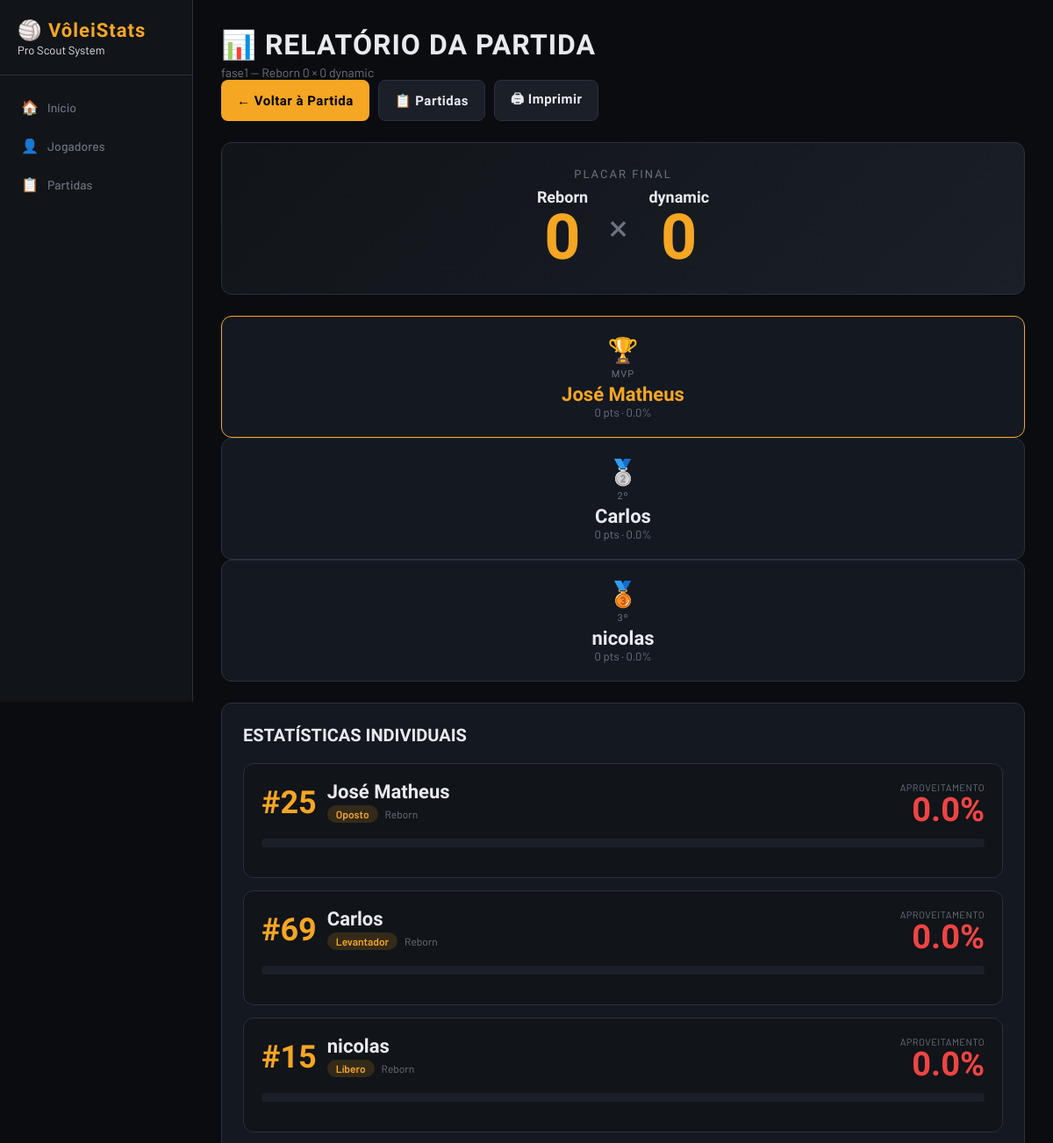
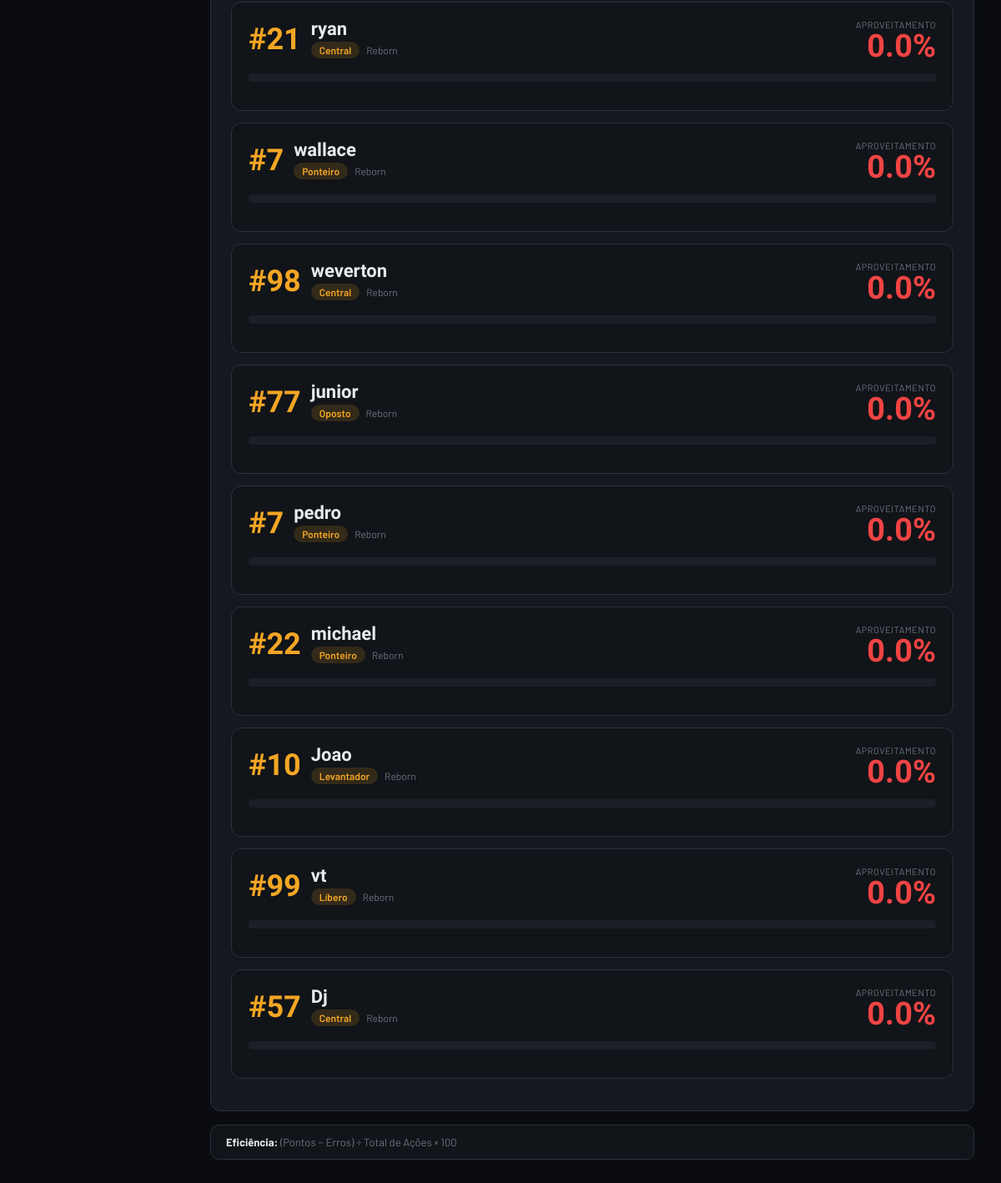
The app's page /relatorio/2 with its own data (2 pictures, top to bottom).
### tables this page shows
CREATE TABLE partidas (
            id INTEGER PRIMARY KEY AUTOINCREMENT,
            titulo TEXT,
            time_a TEXT,
            time_b TEXT,
            placar_a INTEGER DEFAULT 0,
            placar_b INTEGER DEFAULT 0,
            status TEXT DEFAULT 'em_andamento',
            criado_em TEXT
        );

CREATE TABLE jogadores (
            id INTEGER PRIMARY KEY AUTOINCREMENT,
            nome TEXT NOT NULL,
            camisa INTEGER,
            time TEXT,
            posicao TEXT,
            criado_em TEXT
        );

### app.py (the view)
@app.route('/relatorio/<int:pid>')
def relatorio(pid):
    conn = get_db()
    partida = conn.execute('SELECT * FROM partidas WHERE id=?', (pid,)).fetchone()
    if not partida:
        conn.close()
        return redirect('/partidas')
    jids = conn.execute(
        'SELECT jogador_id FROM partida_jogadores WHERE partida_id=?', (pid,)).fetchall()
    dados = []
    for row in jids:
        j = conn.execute('SELECT * FROM jogadores WHERE id=?', (row['jogador_id'],)).fetchone()
        if not j:
            continue
        acoes = conn.execute(
            'SELECT tipo, COUNT(*) as qtd FROM acoes WHERE partida_id=? AND jogador_id=? GROUP BY tipo',
            (pid, j['id'])).fetchall()
        stats = {a['tipo']: a['qtd'] for a in acoes}
        pos = j['posicao']
        config = POSICOES.get(pos, {})
        pontos = (stats.get('ataque', 0) + stats.get('ace', 0) +
                  stats.get('bloqueio', 0) + stats.get('assistencia', 0))
        erros  = (stats.get('erro_ataque', 0) + stats.get('erro_saque', 0) +
                  stats.get('erro_recepcao', 0) + stats.get('erro_levantamento', 0))
        total  = sum(stats.values()) or 1
        eficiencia = round((pontos - erros) / total * 100, 1)
        eficiencia = max(-100.0, min(100.0, eficiencia))
        dados.append({
            'jogador':    dict(j),
            'stats':      stats,
            'config':     config,
            'pontos':     pontos,
            'erros':      erros,
            'total':      total,
            'eficiencia': eficiencia
        })
    dados.sort(key=lambda x: (x['eficiencia'], x['pontos']), reverse=True)
    conn.close()
    return render_template('relatorio.html', partida=partida, dados=dados)

### app.py (called while the page is built)
def get_db():
    conn = sqlite3.connect(DB)
    conn.row_factory = sqlite3.Row
    return conn

### templates/relatorio.html (shortened to what this page needs)
{% extends 'base.html' %}
{% block content %}
<div class="rel-header no-print screen-only">
  <div class="page-header" style="margin-bottom:0">
    <h2>📊 RELATÓRIO DA PARTIDA</h2>
    <p>{{ partida['titulo'] }} — {{ partida['time_a'] }} {{ partida['placar_a'] }} × {{ partida['placar_b'] }} {{ partida['time_b'] }}</p>
  </div>
  <div style="display:flex;gap:10px">
    {% if partida['status']=='em_andamento' %}
    <a href="/partida/{{ partida['id'] }}" class="btn btn-primary">← Voltar à Partida</a>
    {% endif %}
    <a href="/partidas" class="btn btn-secondary">📋 Partidas</a>
    <button onclick="window.print()" class="btn btn-secondary">🖨 Imprimir</button>
  </div>
</div>
<div class="placar-destaque screen-only">
  <div style="font-family:'Barlow Condensed';font-size:13px;color:var(--muted);text-transform:uppercase;letter-spacing:2px;margin-bottom:8px">Placar Final</div>
  <div style="display:flex;justify-content:center;align-items:center;gap:24px">
    <div>
      <div style="font-family:'Barlow Condensed';font-size:18px;font-weight:800">{{ partida['time_a'] }}</div>
      <div style="font-family:'Barlow Condensed';font-size:72px;font-weight:900;color:var(--accent);line-height:1">{{ partida['placar_a'] }}</div>
    </div>
    <div style="font-family:'Barlow Condensed';font-size:40px;color:var(--muted)">×</div>
    <div>
      <div style="font-family:'Barlow Condensed';font-size:18px;font-weight:800">{{ partida['time_b'] }}</div>
      <div style="font-family:'Barlow Condensed';font-size:72px;font-weight:900;color:var(--accent);line-height:1">{{ partida['placar_b'] }}</div>
    </div>
  </div>
</div>
{% if dados %}
<div class="podio-grid screen-only">
  {% if dados|length > 0 %}
  <div class="podio-card" style="border-color:var(--accent)">
    <div style="font-size:28px;margin-bottom:4px">🏆</div>
    <div style="font-family:'Barlow Condensed';font-size:11px;color:var(--muted);text-transform:uppercase;letter-spacing:1px">MVP</div>
    <div style="font-family:'Barlow Condensed';font-size:22px;font-weight:900;color:var(--accent);margin-top:4px">{{ dados[0]['jogador']['nome'] }}</div>
    <div style="color:var(--muted);font-size:13px">{{ dados[0]['pontos'] }} pts · {{ dados[0]['eficiencia'] }}%</div>
  </div>
  {% endif %}
  {% if dados|length > 1 %}
  <div class="podio-card">
    <div style="font-size:28px;margin-bottom:4px">🥈</div>
    <div style="font-family:'Barlow Condensed';font-size:11px;color:var(--muted);text-transform:uppercase;letter-spacing:1px">2º</div>
    <div style="font-family:'Barlow Condensed';font-size:22px;font-weight:900;margin-top:4px">{{ dados[1]['jogador']['nome'] }}</div>
    <div style="color:var(--muted);font-size:13px">{{ dados[1]['pontos'] }} pts · {{ dados[1]['eficiencia'] }}%</div>
  </div>
  {% endif %}
  {% if dados|length > 2 %}
  <div class="podio-card">
    <div style="font-size:28px;margin-bottom:4px">🥉</div>
    <div style="font-family:'Barlow Condensed';font-size:11px;color:var(--muted);text-transform:uppercase;letter-spacing:1px">3º</div>
    <div style="font-family:'Barlow Condensed';font-size:22px;font-weight:900;margin-top:4px">{{ dados[2]['jogador']['nome'] }}</div>
    <div style="color:var(--muted);font-size:13px">{{ dados[2]['pontos'] }} pts · {{ dados[2]['eficiencia'] }}%</div>
  </div>
  {% endif %}
</div>
<div class="card screen-only">
  <h3 style="font-family:'Barlow Condensed';font-size:20px;font-weight:800;margin-bottom:20px">ESTATÍSTICAS INDIVIDUAIS</h3>
  {% for d in dados %}
  {% set j = d['jogador'] %}
  {% set cfg = d['config'] %}
  {% set eff = [d['eficiencia'], 0]|max %}
  {% set eff = [eff, 100]|min %}
  {% set cor_eff = 'var(--green)' if d['eficiencia'] > 30 else ('var(--yellow)' if d['eficiencia'] > 0 else 'var(--red)') %}
  <div class="jog-card">
    <div class="jog-top">
      <div class="jog-info">
        <div class="jog-camisa">#{{ j['camisa'] }}</div>
        <div>
          <div class="jog-nome">{{ j['nome'] }}</div>
          <div style="display:flex;gap:8px;align-items:center;margin-top:3px">
            <span class="badge badge-pos">{{ j['posicao'] }}</span>
            <span style="color:var(--muted);font-size:12px">{{ j['time'] }}</span>
          </div>
        </div>
      </div>
      <div style="text-align:right">
        <div style="font-size:11px;color:var(--muted);text-transform:uppercase;letter-spacing:.5px">Aproveitamento</div>
        <div style="font-family:'Barlow Condensed';font-size:38px;font-weight:900;line-height:1;color:{{ cor_eff }}">
          {{ d['eficiencia'] }}%
        </div>
      </div>
    </div>
    <div class="aprov-bar-wrap" style="margin-bottom:14px">
    </div>
  </div>
  {% endfor %}
</div>
{% else %}
<div class="card" style="text-align:center;padding:48px;color:var(--muted)">
  Nenhuma estatística registrada ainda.
</div>
{% endif %}
<div class="screen-only" style="margin-top:16px;padding:12px 18px;background:var(--bg2);border:1px solid var(--border);border-radius:10px;font-size:13px;color:var(--muted)">
  <strong style="color:var(--text)">Eficiência:</strong> (Pontos − Erros) ÷ Total de Ações × 100
</div>
{% endblock %}

### templates/base.html (style rules this page uses)
:root { --bg: #0a0c10; --bg2: #111418; --bg3: #1a1f28; --border: #2a3040; --accent: #f5a623; --accent2: #e8380d; --green: #22c55e; --red: #ef4444; --blue: #3b82f6; --yellow: #eab308; --orange: #f97316; --text: #e8eaf0; --muted: #6b7280; --card: #141820; }
* { box-sizing: border-box; margin: 0; padding: 0; }
body { font-family: 'Barlow', sans-serif; background: var(--bg); color: var(--text); min-height: 100vh; }
.card { background: var(--card); border: 1px solid var(--border); border-radius: 12px; padding: 24px; }
.btn { display: inline-flex; align-items: center; gap: 6px; padding: 10px 18px; border-radius: 8px; font-family: 'Barlow Condensed', sans-serif; font-size: 15px; font-weight: 700; letter-spacing: .5px; border: none; cursor: pointer; transition: all .12s; text-decoration: none; }
.btn-primary { background: var(--accent); color: #000; }
.btn-secondary { background: var(--bg3); color: var(--text); border: 1px solid var(--border); }
.badge { display: inline-block; padding: 3px 10px; border-radius: 20px; font-size: 12px; font-weight: 600; }
.badge-pos { background: rgba(245,166,35,.15); color: var(--accent); }
.page-header { margin-bottom: 28px; }
.page-header h2 { font-family: 'Barlow Condensed', sans-serif; font-size: 32px; font-weight: 900; letter-spacing: 1px; }
.page-header p { color: var(--muted); margin-top: 4px; font-size: 14px; }

### templates/relatorio.html (style rules this page uses)
.rel-header { display:flex; justify-content:space-between; align-items:flex-start; margin-bottom: 24px; }
.placar-destaque { background: linear-gradient(135deg,var(--bg2) 0%,var(--bg3) 100%); border: 1px solid var(--border); border-radius: 12px; padding: 28px; text-align:center; margin-bottom: 24px; }
.podio-grid { display:grid; grid-template-columns:1fr 1fr 1fr; gap:16px; margin-bottom:24px; }
.podio-card { background: var(--card); border: 1px solid var(--border); border-radius: 12px; padding: 20px; text-align:center; }
.jog-card { border: 1px solid var(--border); border-radius: 12px; padding: 20px; margin-bottom: 14px; background: var(--bg2); }
.jog-top { display:flex; justify-content:space-between; align-items:flex-start; flex-wrap:wrap; gap:12px; margin-bottom:14px; }
.jog-info { display:flex; align-items:center; gap:12px; }
.jog-camisa { font-family:'Barlow Condensed'; font-size:36px; font-weight:900; color:var(--accent); line-height:1; }
.jog-nome { font-family:'Barlow Condensed'; font-size:22px; font-weight:900; line-height:1.1; }
.aprov-bar-wrap { flex:1; background:var(--bg3); border-radius:4px; height:10px; overflow:hidden; }
@media screen { .screen-only { display:block !important; } }

### records on screen
partidas: titulo "fase1", time_a "Reborn", placar_a "0", placar_b "0", time_b "dynamic"
jogadores: nome "José Matheus", camisa "25", nome "José Matheus", posicao "Oposto", time "Reborn"
jogadores: nome "Carlos", camisa "69", nome "Carlos", posicao "Levantador", time "Reborn"
jogadores: nome "nicolas", camisa "15", nome "nicolas", posicao "Líbero", time "Reborn"
jogadores: camisa "21", nome "ryan", posicao "Central", time "Reborn"
jogadores: camisa "7", nome "wallace", posicao "Ponteiro", time "Reborn"
jogadores: camisa "98", nome "weverton", posicao "Central", time "Reborn"
jogadores: camisa "77", nome "junior", posicao "Oposto", time "Reborn"
jogadores: camisa "7", nome "pedro", posicao "Ponteiro", time "Reborn"
jogadores: camisa "22", nome "michael", posicao "Ponteiro", time "Reborn"
jogadores: camisa "10", nome "Joao", posicao "Levantador", time "Reborn"
jogadores: camisa "99", nome "vt", posicao "Líbero", time "Reborn"
jogadores: camisa "57", nome "Dj", posicao "Central", time "Reborn"

### other values on screen
{{ dados[0]['pontos'] }} "0"
{{ dados[0]['eficiencia'] }} "0.0"
{{ dados[1]['pontos'] }} "0"
{{ dados[1]['eficiencia'] }} "0.0"
{{ dados[2]['pontos'] }} "0"
{{ dados[2]['eficiencia'] }} "0.0"
{{ d['eficiencia'] }} "0.0" "0.0" "0.0" "0.0" "0.0" "0.0" "0.0" "0.0" "0.0" "0.0" "0.0" "0.0"
